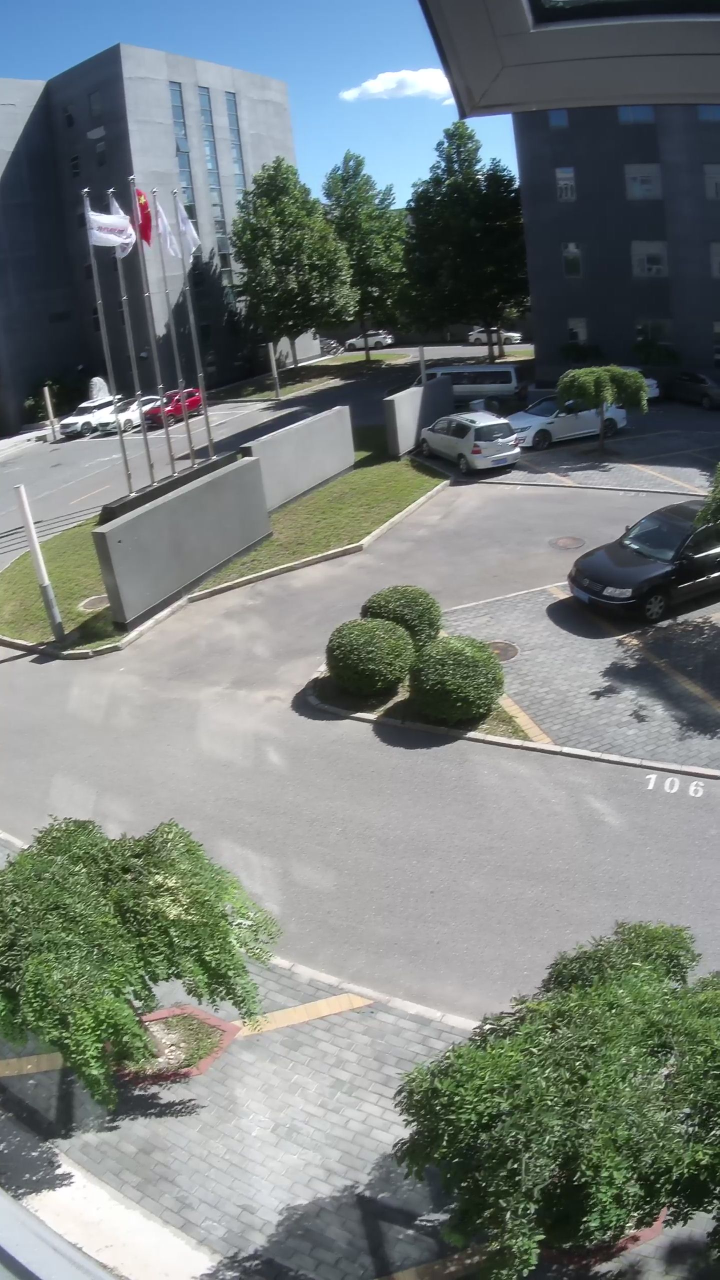
//> input picture 001.jpg, 1440 x 2560 px (shown at 1/2 size)
$ ./main   (built with g++ and OpenCV 4)
//> lines starting //> are read from the running program, lines starting //| are printed output that depends on the picture
### CylinderStitch.h
#include <opencv2/opencv.hpp>
#include"opencv2/highgui/highgui.hpp"
#include"opencv2/imgproc/imgproc.hpp"
#include<iostream>
#include<time.h>
using namespace std;
using namespace cv;
Mat cylinder(Mat imgIn, int f);
Point2i getOffset(Mat img, Mat img1);
Mat linearStitch(Mat img, Mat img1, Point2i a);

### cylinder.cpp
#include "CylinderStitch.h"
//柱面投影
Mat cylinder(Mat imgIn, int f)
{
	int colNum, rowNum;
	colNum = 2 * f*atan(0.5*imgIn.cols / f);//柱面图像宽
	rowNum = 0.5*imgIn.rows*f / sqrt(pow(f, 2)) + 0.5*imgIn.rows;//柱面图像高

	Mat imgOut = Mat::zeros(rowNum, colNum, CV_8UC1);
	Mat_<uchar> im1(imgIn);
	Mat_<uchar> im2(imgOut);
	//正向插值
	int x1(0), y1(0);
	for (int i = 0; i < imgIn.rows; i++)
		for (int j = 0; j < imgIn.cols; j++)
		{
			x1 = f*atan((j - 0.5*imgIn.cols) / f) + f*atan(0.5*imgIn.cols / f);
			y1 = f*(i - 0.5*imgIn.rows) / sqrt(pow(j - 0.5*imgIn.cols, 2) + pow(f, 2)) + 0.5*imgIn.rows;
			if (x1 >= 0 && x1 < colNum&&y1 >= 0 && y1 < rowNum);
			{
				im2(y1, x1) = im1(i, j);
			}

		}

	return imgOut;
}
//通过模板匹配的方法求取平移变换参数
Point2i getOffset(Mat img, Mat img1)
{
	Mat templ(img1, Rect(0, 0.4*img1.rows, 0.2*img1.cols, 0.2*img1.rows));
	Mat result(img.cols - templ.cols + 1, img.rows - templ.rows + 1, CV_8UC1);//result存放匹配位置信息
	matchTemplate(img, templ, result, CV_TM_CCORR_NORMED);
	normalize(result, result, 0, 1, NORM_MINMAX, -1, Mat());
	double minVal; double maxVal; Point minLoc; Point maxLoc; Point matchLoc;
	minMaxLoc(result, &minVal, &maxVal, &minLoc, &maxLoc, Mat());
	matchLoc = maxLoc;//获得最佳匹配位置
	int dx = matchLoc.x;
	int dy = matchLoc.y - 0.4*img1.rows;//右图像相对左图像的位移
	Point2i a(dx, dy);
	return a;
}
//线性融合
Mat linearStitch(Mat img, Mat img1, Point2i a)
{
	int d = img.cols - a.x;//过渡区宽度
	int ms = img.rows - abs(a.y);//拼接图行数
	int ns = img.cols + a.x;//拼接图列数
	Mat stitch = Mat::zeros(ms, ns, CV_8UC1);
	//拼接
	Mat_<uchar> ims(stitch);
	Mat_<uchar> im(img);
	Mat_<uchar> im1(img1);
	if (a.y >= 0)
	{
		Mat roi1(stitch, Rect(0, 0, a.x, ms));
		img(Range(a.y, img.rows), Range(0, a.x)).copyTo(roi1);
		Mat roi2(stitch, Rect(img.cols, 0, a.x, ms));
		img1(Range(0, ms), Range(d, img1.cols)).copyTo(roi2);
		for (int i = 0; i < ms; i++)
			for (int j = a.x; j < img.cols; j++)
				ims(i, j) = uchar((img.cols - j) / float(d)*im(i + a.y, j) + (j - a.x) / float(d)*im1(i, j - a.x));
	}
	else
	{
		Mat roi1(stitch, Rect(0, 0, a.x, ms));
		img(Range(0, ms), Range(0, a.x)).copyTo(roi1);
		Mat roi2(stitch, Rect(img.cols, 0, a.x, ms));
		img1(Range(-a.y, img.rows), Range(d, img1.cols)).copyTo(roi2);
		for (int i = 0; i < ms; i++)
			for (int j = a.x; j < img.cols; j++)
				ims(i, j) = uchar((img.cols - j) / float(d)*im(i, j) + (j - a.x) / float(d)*im1(i + abs(a.y), j - a.x));
	}
	return stitch;
}

### main.cpp
#include "CylinderStitch.h"
int main()
{
	Mat img = imread("001.jpg", 0);//左图像
//> img: 2560 rows x 1440 cols, CV_8UC1; min 0, max 255, mean 122.4
	Mat img1 = imread("002.jpg", 0);//右图像
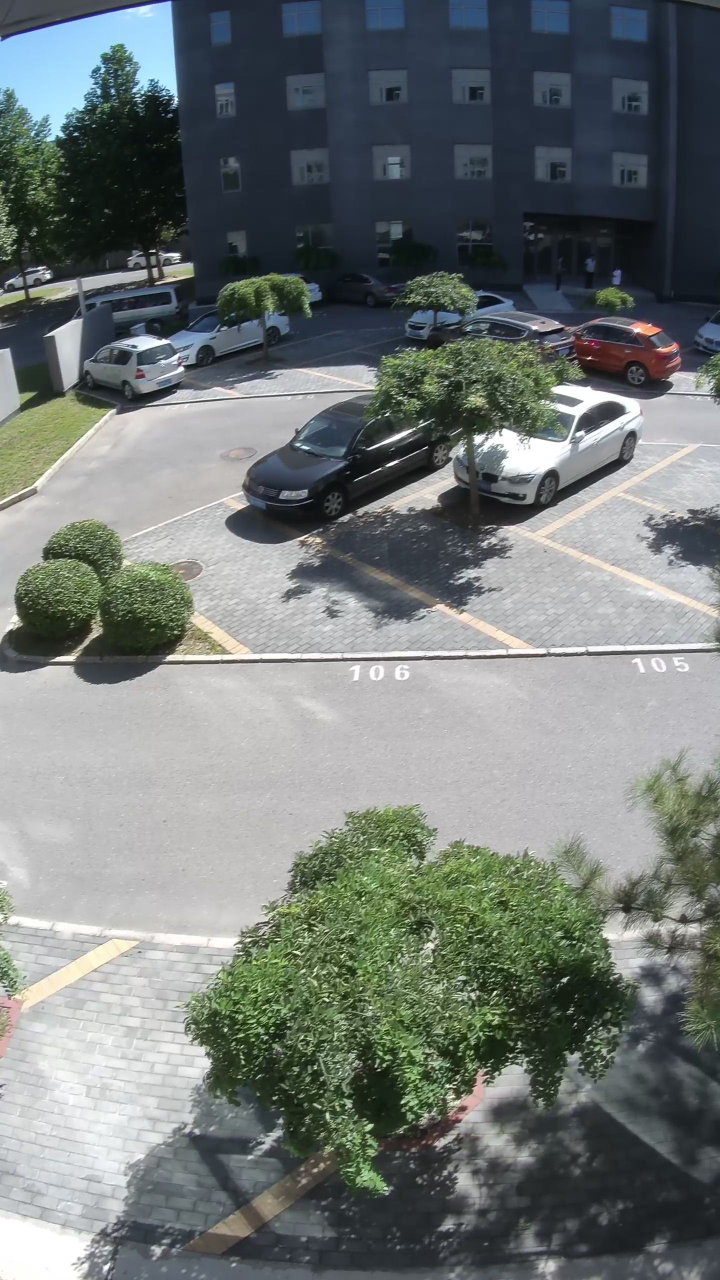
//> input picture 002.jpg, 1440 x 2560 px (shown at 1/2 size)
//> img1: 2560 rows x 1440 cols, CV_8UC1; min 0, max 255, mean 117.9
	imshow("源图像-左", img);
	imshow("源图像-右", img1);
	double t = (double)getTickCount();
	//柱形投影
	double t3 = (double)getTickCount();
	img = cylinder(img, 1500);
//> the loop in cylinder, `for (int i = 0; i < imgIn.rows; i++)` made 2560 passes
//> y1 on passes 1 to 3: 125, 126, 127
//> after the loop in cylinder, `for (int i = 0; i < imgIn.rows; i++)`:
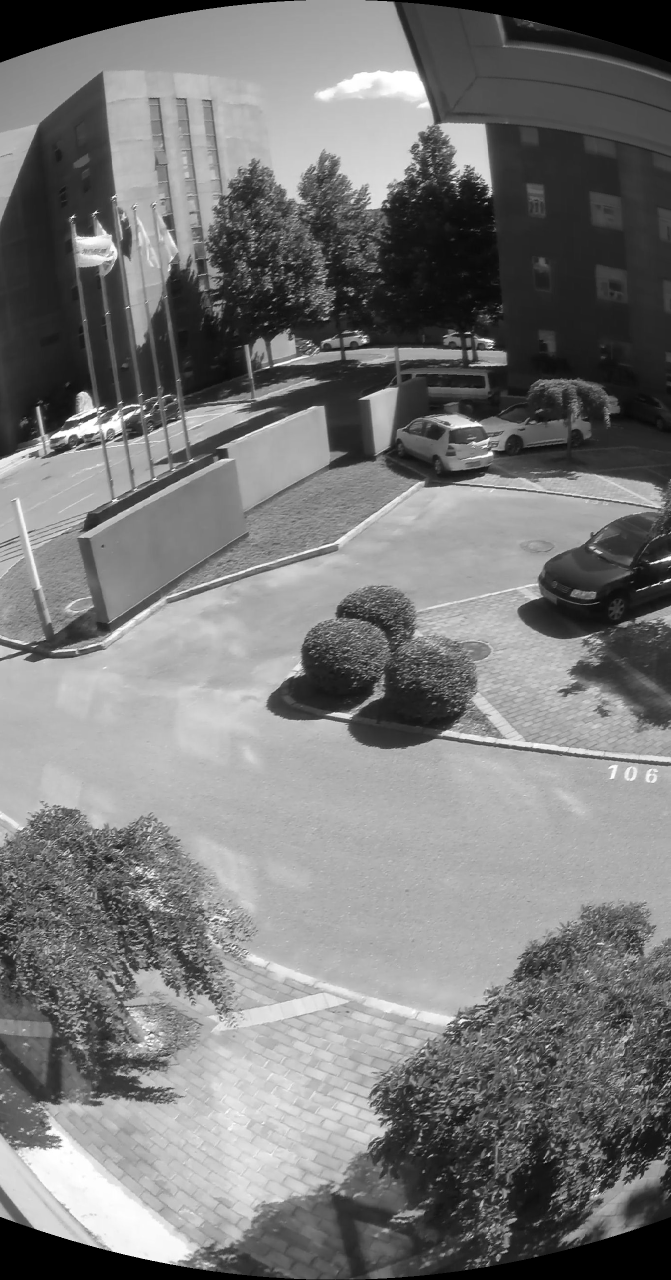
//> im2: 2560 rows x 1342 cols, CV_8UC1 (shown at 1/2 size); min 0, max 255, mean 119.6
//> after the loop in cylinder, `for (int i = 0; i < imgIn.rows; i++)`: x1 = 1341; y1 = 2433
	img1 = cylinder(img1, 1500);
//> call 2 of cylinder, with f = 1500
//> the loop in cylinder (call 2), `for (int i = 0; i < imgIn.rows; i++)` made 2560 passes
//> after the loop in cylinder (call 2), `for (int i = 0; i < imgIn.rows; i++)`:
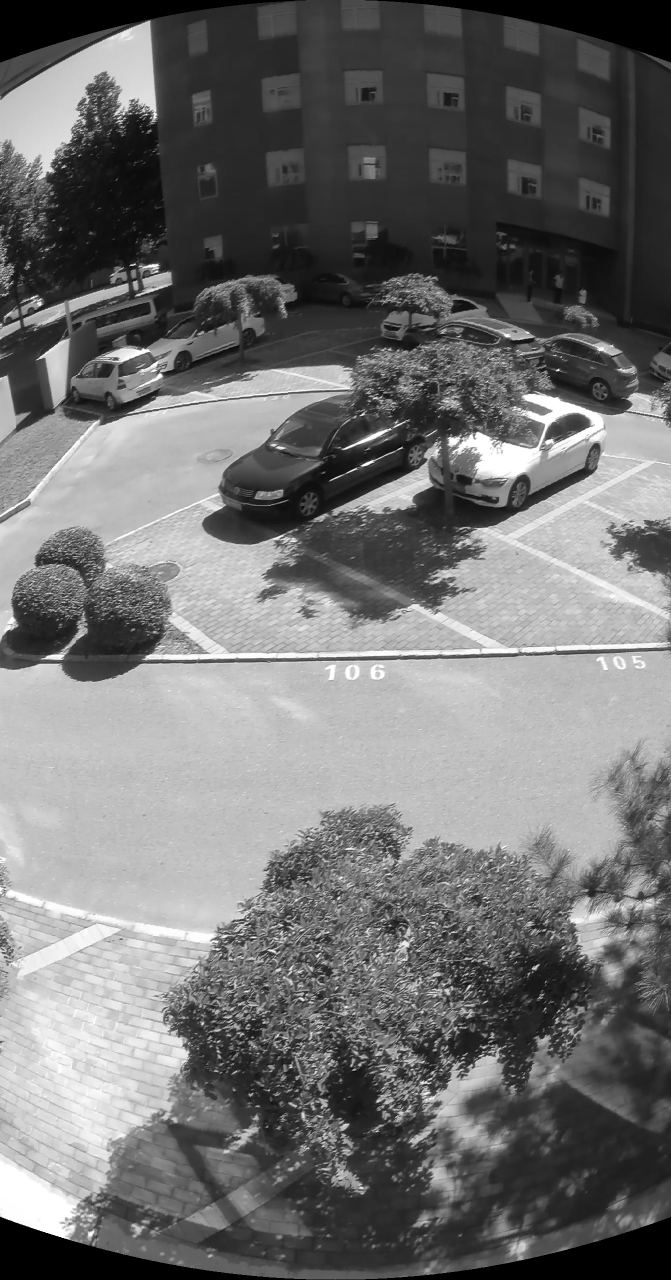
//> im2: 2560 rows x 1342 cols, CV_8UC1 (shown at 1/2 size); min 0, max 255, mean 112.9
//> after the loop in cylinder (call 2), `for (int i = 0; i < imgIn.rows; i++)`: x1 = 1341; y1 = 2433
	t3 = ((double)getTickCount() - t3) / getTickFrequency();
	//匹配
	double t1 = (double)getTickCount();
	Point2i a = getOffset(img, img1);
//> in getOffset, `normalize(result, result, 0, 1, NORM_MINMAX, -1, Mat());`:
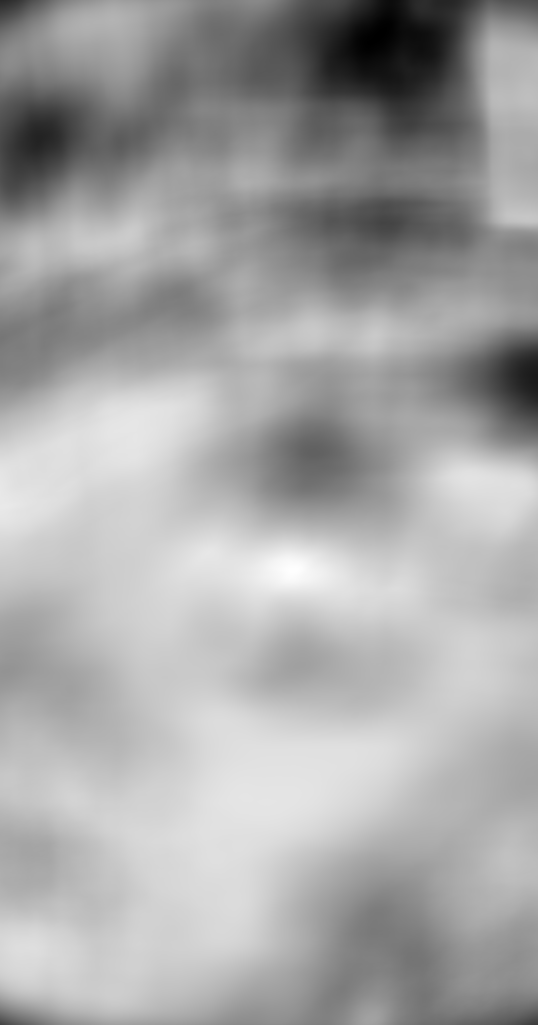
//> result: 2049 rows x 1075 cols, CV_32FC1 (shown at 1/2 size); min 0, max 1, mean 0.649
//> in getOffset, `minMaxLoc(result, &minVal, &maxVal, &minLoc, &maxLoc, Mat());`: minVal = 0; maxVal = 1; minLoc = Point(763, 66); maxLoc = Point(586, 1141)
//> in getOffset, `int dx = matchLoc.x;`: dx = 586
//> in getOffset, `int dy = matchLoc.y - 0.4*img1.rows;`: dy = 117
//> in getOffset, `Point2i a(dx, dy);`: a = Point(586, 117)
//> a = Point(586, 117)
	t1 = ((double)getTickCount() - t1) / getTickFrequency();
	//拼接
	double t2 = (double)getTickCount();
	Mat stitch = linearStitch(img, img1, a);
//> in linearStitch, `int d = img.cols - a.x;`: d = 756
//> in linearStitch, `int ms = img.rows - abs(a.y);`: ms = 2443
//> in linearStitch, `int ns = img.cols + a.x;`: ns = 1928
//> in linearStitch, `Mat stitch = Mat::zeros(ms, ns, CV_8UC1);`: stitch: 2443 rows x 1928 cols, CV_8UC1; every value is 0
//> in linearStitch, `Mat roi1(stitch, Rect(0, 0, a.x, ms));`: roi1: 2443 rows x 586 cols, CV_8UC1; every value is 0
//> after the loop in linearStitch, `for (int i = 0; i < ms; i++)`:
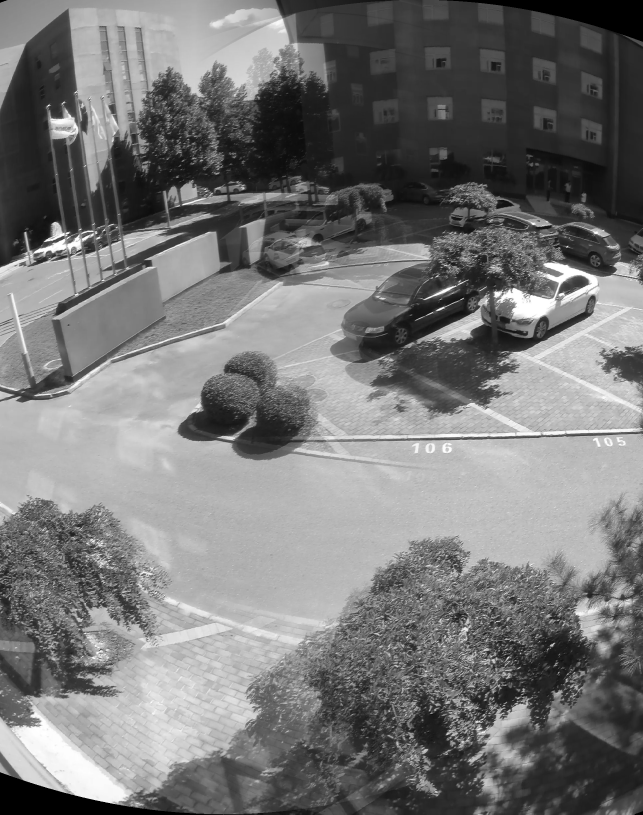
//> ims: 2443 rows x 1928 cols, CV_8UC1 (shown at 1/3 size); min 0, max 255, mean 118.9
	t2 = ((double)getTickCount() - t2) / getTickFrequency();
	t = ((double)getTickCount() - t) / getTickFrequency();

	cout << "各阶段耗时：" << endl;
	cout << "柱面投影：" << t3 << '\n' << "模板匹配：" << t1 << '\n' << "渐入渐出拼接：" << t2 << endl;
	cout << "总时间：" << t << endl;

	imwrite("rectify.jpg", img);
	imwrite("rectify1.jpg", img1);
	imwrite("stitch.jpg", stitch);
	waitKey(0);
	return 0;
}
